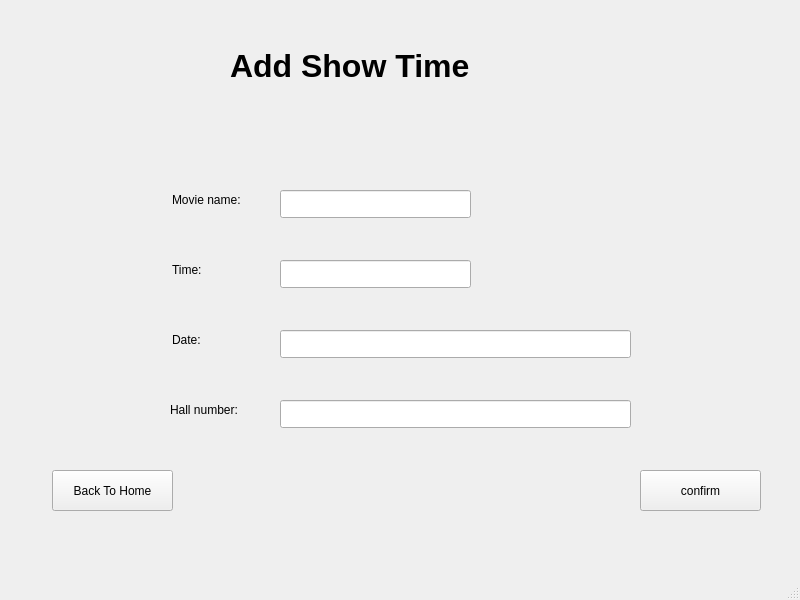
<?xml version="1.0" encoding="UTF-8"?>
<ui version="4.0">
 <class>MainWindow</class>
 <widget class="QMainWindow" name="MainWindow">
  <property name="geometry">
   <rect>
    <x>0</x>
    <y>0</y>
    <width>800</width>
    <height>600</height>
   </rect>
  </property>
  <property name="windowTitle">
   <string>MainWindow</string>
  </property>
  <widget class="QWidget" name="centralwidget">
   <widget class="QLabel" name="label_4">
    <property name="geometry">
     <rect>
      <x>172</x>
      <y>330</y>
      <width>81</width>
      <height>20</height>
     </rect>
    </property>
    <property name="text">
     <string>Date:</string>
    </property>
   </widget>
   <widget class="QLabel" name="label_5">
    <property name="geometry">
     <rect>
      <x>170</x>
      <y>400</y>
      <width>91</width>
      <height>20</height>
     </rect>
    </property>
    <property name="text">
     <string>Hall number:</string>
    </property>
   </widget>
   <widget class="QPushButton" name="Back">
    <property name="geometry">
     <rect>
      <x>52</x>
      <y>470</y>
      <width>121</width>
      <height>41</height>
     </rect>
    </property>
    <property name="text">
     <string>Back To Home</string>
    </property>
   </widget>
   <widget class="QLabel" name="label_2">
    <property name="geometry">
     <rect>
      <x>172</x>
      <y>190</y>
      <width>101</width>
      <height>20</height>
     </rect>
    </property>
    <property name="text">
     <string>Movie name:</string>
    </property>
   </widget>
   <widget class="QLineEdit" name="time">
    <property name="geometry">
     <rect>
      <x>280</x>
      <y>260</y>
      <width>191</width>
      <height>28</height>
     </rect>
    </property>
   </widget>
   <widget class="QLineEdit" name="date">
    <property name="geometry">
     <rect>
      <x>280</x>
      <y>330</y>
      <width>351</width>
      <height>28</height>
     </rect>
    </property>
   </widget>
   <widget class="QLabel" name="label_6">
    <property name="geometry">
     <rect>
      <x>212</x>
      <y>480</y>
      <width>371</width>
      <height>31</height>
     </rect>
    </property>
    <property name="font">
     <font>
      <pointsize>14</pointsize>
     </font>
    </property>
    <property name="text">
     <string/>
    </property>
   </widget>
   <widget class="QLineEdit" name="hallnum">
    <property name="geometry">
     <rect>
      <x>280</x>
      <y>400</y>
      <width>351</width>
      <height>28</height>
     </rect>
    </property>
   </widget>
   <widget class="QLabel" name="label">
    <property name="geometry">
     <rect>
      <x>230</x>
      <y>0</y>
      <width>331</width>
      <height>131</height>
     </rect>
    </property>
    <property name="font">
     <font>
      <pointsize>24</pointsize>
      <bold>true</bold>
      <strikeout>false</strikeout>
     </font>
    </property>
    <property name="text">
     <string>Add Show Time</string>
    </property>
   </widget>
   <widget class="QLineEdit" name="name">
    <property name="geometry">
     <rect>
      <x>280</x>
      <y>190</y>
      <width>191</width>
      <height>28</height>
     </rect>
    </property>
   </widget>
   <widget class="QLabel" name="label_3">
    <property name="geometry">
     <rect>
      <x>172</x>
      <y>260</y>
      <width>63</width>
      <height>20</height>
     </rect>
    </property>
    <property name="text">
     <string>Time:</string>
    </property>
   </widget>
   <widget class="QPushButton" name="Add">
    <property name="geometry">
     <rect>
      <x>640</x>
      <y>470</y>
      <width>121</width>
      <height>41</height>
     </rect>
    </property>
    <property name="text">
     <string>confirm</string>
    </property>
   </widget>
  </widget>
  <widget class="QMenuBar" name="menubar">
   <property name="geometry">
    <rect>
     <x>0</x>
     <y>0</y>
     <width>800</width>
     <height>25</height>
    </rect>
   </property>
  </widget>
  <widget class="QStatusBar" name="statusbar"/>
 </widget>
 <resources/>
 <connections/>
</ui>
